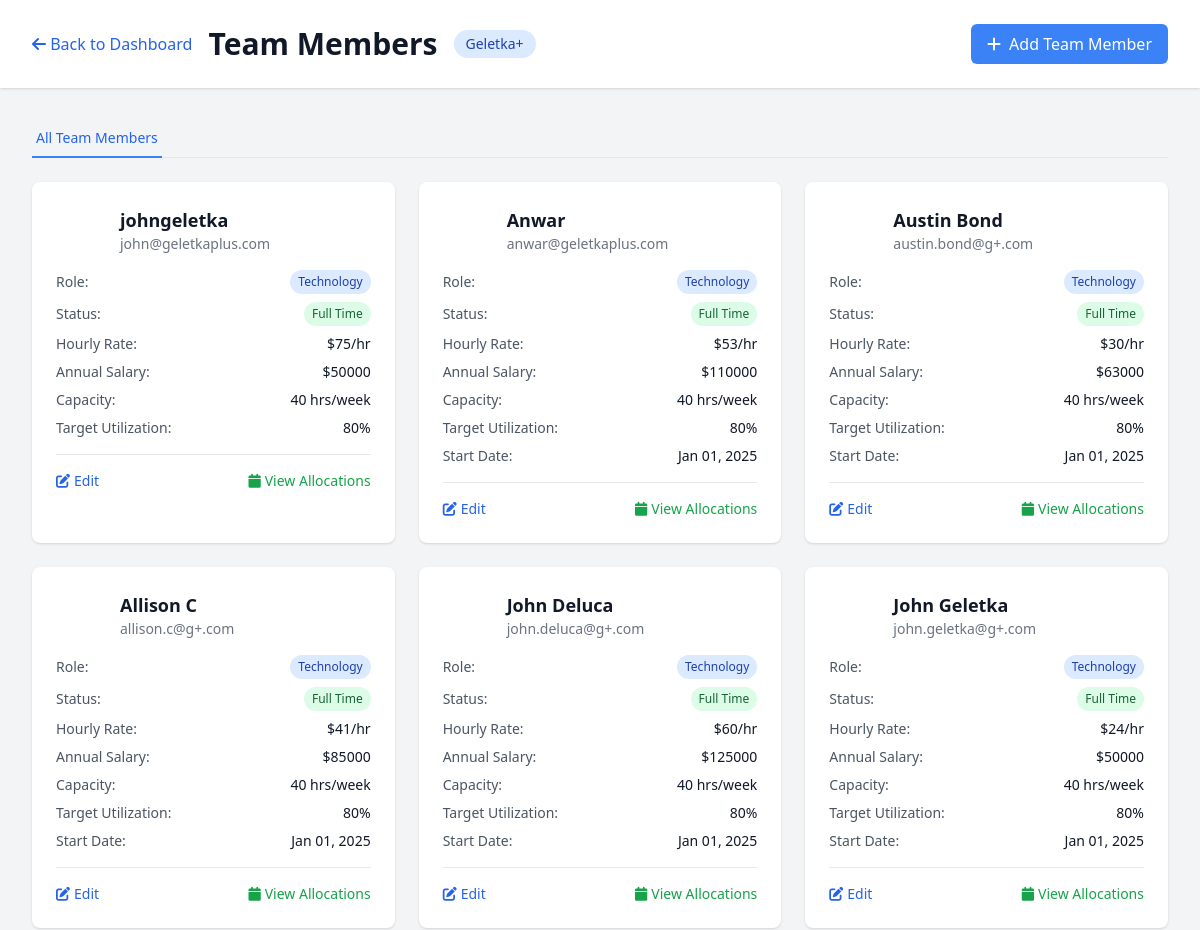
The page /agency/team/ (signed in, upper part) on the database as committed earlier.
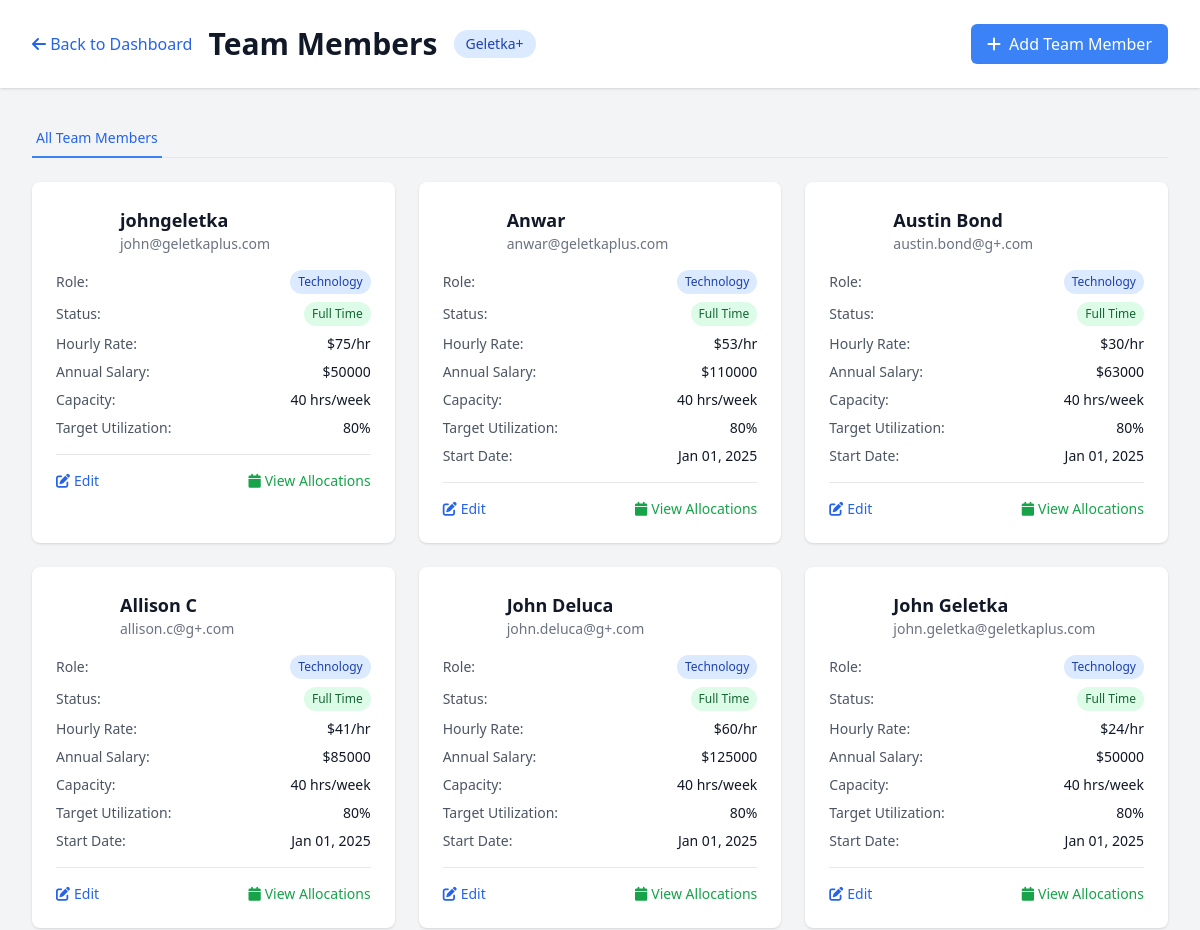
The same page on the database as committed later.
### agency/models.py (models this page shows, shortened)
class Company(models.Model):
    id = models.UUIDField(primary_key=True, default=uuid.uuid4, editable=False)
    name = models.CharField(max_length=100)
    code = models.CharField(max_length=10, unique=True)
    created_at = models.DateTimeField(auto_now_add=True)
    class Meta:
        verbose_name_plural = "Companies"

class UserProfile(models.Model):
    ROLE_CHOICES = [
        ('account', 'Account Management'),
        ('creative', 'Creative'),
        ('tech', 'Technology'),
        ('media', 'Media'),
        ('leadership', 'Leadership'),
        ('operations', 'Operations'),
    ]
    STATUS_CHOICES = [
        ('full_time', 'Full Time'),
        ('part_time', 'Part Time'),
        ('contractor', 'Contractor'),
        ('inactive', 'Inactive'),
    ]
    user = models.OneToOneField(User, on_delete=models.CASCADE, related_name='profile')
    company = models.ForeignKey(Company, on_delete=models.CASCADE, related_name='user_profiles')
    role = models.CharField(max_length=20, choices=ROLE_CHOICES, default='tech')
    hourly_rate = models.DecimalField(max_digits=8, decimal_places=2, default=Decimal('50.00'))
    annual_salary = models.DecimalField(max_digits=10, decimal_places=2, null=True, blank=True)
    status = models.CharField(max_length=20, choices=STATUS_CHOICES, default='full_time')
    start_date = models.DateField(null=True, blank=True)
    end_date = models.DateField(null=True, blank=True)
    weekly_capacity_hours = models.DecimalField(max_digits=4, decimal_places=1, default=40)
    utilization_target = models.DecimalField(max_digits=4, decimal_places=1, default=80)
    is_project_manager = models.BooleanField(default=False, help_text="Can manage projects and see PM dashboard")

### agency/views.py (the view)
# urls.py: path('team/', views.team_list, name='team_list'),
@login_required
def team_list(request):
    company = Company.objects.first()
    team_members = UserProfile.objects.filter(company=company).select_related('user').order_by('user__last_name')
    context = {
        'team_members': team_members,
        'company': company,
    }
    return render(request, 'team/list.html', context)

### templates/team/list.html (shortened to what this page needs)
<!DOCTYPE html>
<html lang="en">
<head>
    <script src="https://cdn.tailwindcss.com"></script>
    <link rel="stylesheet" href="https://cdnjs.cloudflare.com/ajax/libs/font-awesome/6.0.0/css/all.min.css">
</head>
<body class="bg-gray-100">
    <div class="min-h-screen">
        <header class="bg-white shadow">
            <div class="max-w-7xl mx-auto px-4 sm:px-6 lg:px-8">
                <div class="flex justify-between items-center py-6">
                    <div class="flex items-center">
                        <a href="{% url 'agency:dashboard' %}" class="text-blue-600 hover:text-blue-800 mr-4">
                            <i class="fas fa-arrow-left"></i> Back to Dashboard
                        </a>
                        <h1 class="text-3xl font-bold text-gray-900">Team Members</h1>
                        {% if company %}
                            <span class="ml-4 px-3 py-1 bg-blue-100 text-blue-800 rounded-full text-sm">{{ company.name }}</span>
                        {% endif %}
                    </div>
                    <div class="flex space-x-4">
                        <a href="/admin/agency/userprofile/add/" class="bg-blue-500 text-white px-4 py-2 rounded-md hover:bg-blue-600">
                            <i class="fas fa-plus mr-2"></i>Add Team Member
                        </a>
                    </div>
                </div>
            </div>
        </header>
        <main class="max-w-7xl mx-auto px-4 sm:px-6 lg:px-8 py-8">
            <div class="mb-6">
                <div class="border-b border-gray-200">
                    <nav class="-mb-px flex space-x-8">
                        <a href="{% url 'agency:team_list' %}"
                           class="border-blue-500 text-blue-600 whitespace-nowrap py-2 px-1 border-b-2 font-medium text-sm">
                            All Team Members
                        </a>
                    </nav>
                </div>
            </div>
            <div class="grid grid-cols-1 md:grid-cols-2 lg:grid-cols-3 gap-6">
                {% for member in team_members %}
                <div class="bg-white rounded-lg shadow hover:shadow-lg transition-shadow">
                    <div class="p-6">
                        <div class="flex items-center mb-4">
                            <div class="w-12 h-12 bg-{{ member.role|slice:":1"|lower }}{{ member.role|slice:"1:2"|lower }}-500 rounded-full flex items-center justify-center text-white font-semibold">
                            </div>
                            <div class="ml-4">
                                <h3 class="text-lg font-semibold text-gray-900">
                                    {{ member.user.get_full_name|default:member.user.username }}
                                </h3>
                                <p class="text-sm text-gray-500">{{ member.user.email }}</p>
                            </div>
                        </div>
                        <div class="space-y-2">
                            <div class="flex justify-between items-center">
                                <span class="text-sm text-gray-600">Role:</span>
                                <span class="px-2 py-1 text-xs font-medium rounded-full
                                    {% if member.role == 'tech' %}bg-blue-100 text-blue-800
                                    {% elif member.role == 'creative' %}bg-purple-100 text-purple-800
                                    {% elif member.role == 'account' %}bg-green-100 text-green-800
                                    {% elif member.role == 'media' %}bg-yellow-100 text-yellow-800
                                    {% elif member.role == 'leadership' %}bg-red-100 text-red-800
                                    {% else %}bg-gray-100 text-gray-800{% endif %}">
                                    {{ member.get_role_display }}
                                </span>
                            </div>
                            <div class="flex justify-between items-center">
                                <span class="text-sm text-gray-600">Status:</span>
                                <span class="px-2 py-1 text-xs font-medium rounded-full
                                    {% if member.status == 'full_time' %}bg-green-100 text-green-800
                                    {% elif member.status == 'part_time' %}bg-blue-100 text-blue-800
                                    {% elif member.status == 'contractor' %}bg-yellow-100 text-yellow-800
                                    {% else %}bg-gray-100 text-gray-800{% endif %}">
                                    {{ member.get_status_display }}
                                </span>
                            </div>
                            <div class="flex justify-between items-center">
                                <span class="text-sm text-gray-600">Hourly Rate:</span>
                                <span class="text-sm font-medium text-gray-900">${{ member.hourly_rate|floatformat:0 }}/hr</span>
                            </div>
                            {% if member.annual_salary %}
                            <div class="flex justify-between items-center">
                                <span class="text-sm text-gray-600">Annual Salary:</span>
                                <span class="text-sm font-medium text-gray-900">${{ member.annual_salary|floatformat:0 }}</span>
                            </div>
                            {% endif %}
                            <div class="flex justify-between items-center">
                                <span class="text-sm text-gray-600">Capacity:</span>
                                <span class="text-sm font-medium text-gray-900">{{ member.weekly_capacity_hours|floatformat:0 }} hrs/week</span>
                            </div>
                            <div class="flex justify-between items-center">
                                <span class="text-sm text-gray-600">Target Utilization:</span>
                                <span class="text-sm font-medium text-gray-900">{{ member.utilization_target|floatformat:0 }}%</span>
                            </div>
                            {% if member.start_date %}
                            <div class="flex justify-between items-center">
                                <span class="text-sm text-gray-600">Start Date:</span>
                                <span class="text-sm text-gray-900">{{ member.start_date|date:"M d, Y" }}</span>
                            </div>
                            {% endif %}
                        </div>
                        <div class="mt-4 pt-4 border-t border-gray-200">
                            <div class="flex justify-between">
                                <a href="/admin/agency/userprofile/{{ member.id }}/change/"
                                   class="text-blue-600 hover:text-blue-900 text-sm font-medium">
                                    <i class="fas fa-edit mr-1"></i>Edit
                                </a>
                                <a href="/admin/agency/projectallocation/?user_profile__id__exact={{ member.id }}"
                                   class="text-green-600 hover:text-green-900 text-sm font-medium">
                                    <i class="fas fa-calendar mr-1"></i>View Allocations
                                </a>
                            </div>
                        </div>
                    </div>
                </div>
                {% endfor %}
            </div>
        </main>
    </div>
</body>
</html>

Rows that differ between the two databases and show on the page:
changed through a linked row, UserProfile "John Geletka": user.email "john.geletka@g+.com" → "john.geletka@geletkaplus.com"
